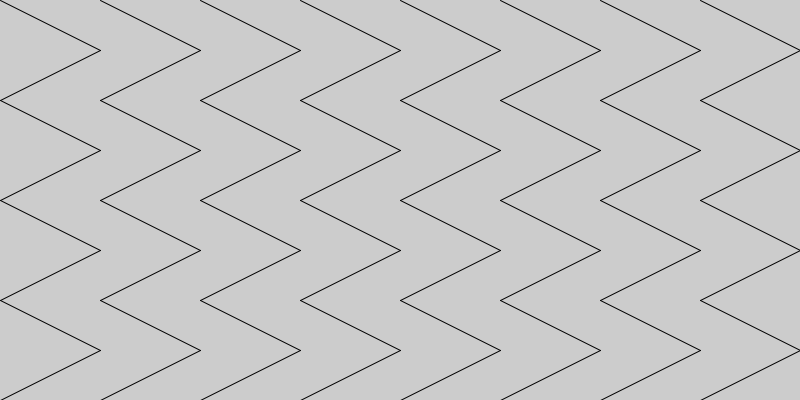
Frame 1 (no input)
Frame 60 (the mouse pressed at the canvas centre just before this capture): identical to frame 1, image omitted
Frame 120 (the mouse held since frame 60 and released just before this capture): identical to frame 1, image omitted

The Processing sketch that drew this single still picture (run headless with seeded random() and noise(); from frame 60 on, the mouse is pressed at the canvas centre):

// Processing sketch: PRUEBA1
// ── PRUEBA1.pde

void setup(){ 
  size(800,400);
  
  for(int x =0 ; x <= width ; x+=100){
    for(int y = 0; y <= height;  y+=100 ){
      line(x,y,x+100, y+50);
    }
  }
  
  
  for(int x =0 ; x <= width ; x+=100){
    for(int y = 0; y <= height;  y+=100 ){
      line(x,y+100,x+100, y+50);
    }
  }
  
  
}

void draw (){ //main
  
  
  
}
